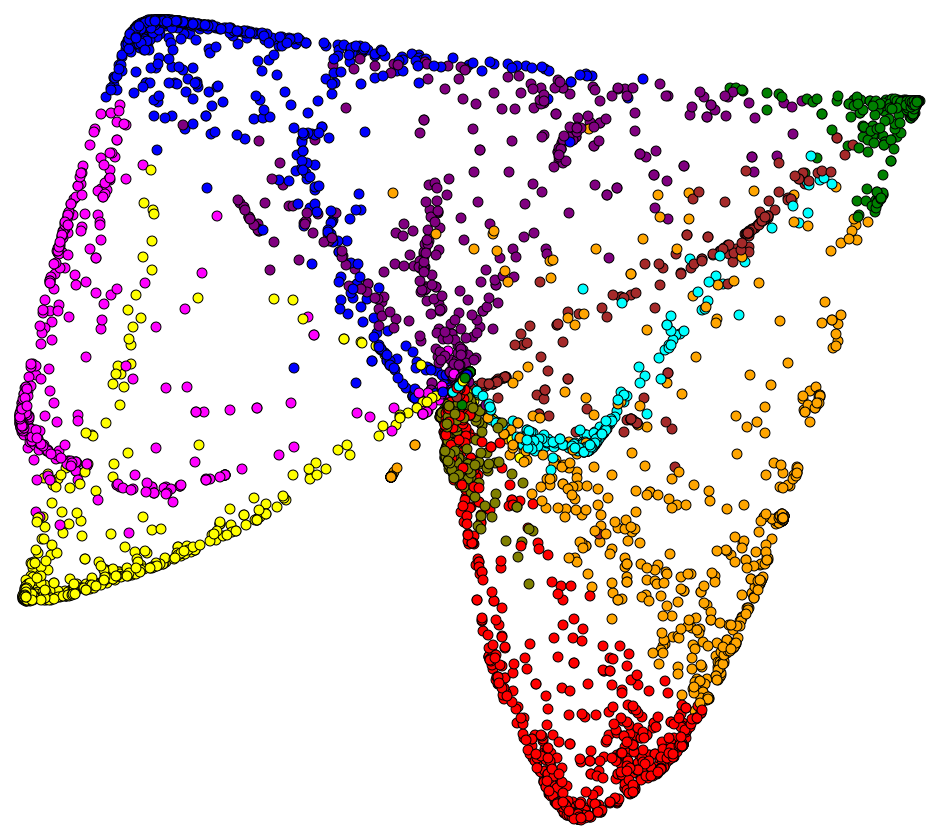
#> input picture LouvainSpectral.png, 940 x 840 px
$ jupyter execute --allow-errors tang_tourtois.ipynb   (shell and % lines are left out)
#> lines starting #> are read from the running program, lines starting #| are printed output that depends on the picture
# SD212: Graph mining

## Project

### Title: Clustering food items by nutrient similarity

### Students: Rémy Tang, Eliott Tourtois

The goal of this project is to learn how to extract useful information from graph data.

Your task is the following:
* build your own graph from real data
* specify the problem(s) you would like to solve
* provide a solution
* visualize the results

## Instructions

You can work in **teams of 2 or 3**.

Fill the following variable with the names of all students of this project separated by _:

[cell 1]
name = 'tang_tourtois'

You **must** use this name for the pickle file of your dataset and provide a link to this file:

[cell 2]
# url to your dataset, to be modified
# Please download the file manually and put it in the same directory as this notebook
url = 'https://drive.google.com/file/d/14AeVRsT5FPtfrefzVEcYg4k572DxN9dK/view?usp=sharing'

Check the notebook ``my_dataset`` to generate a pickle file in appropriate format (``Bunch`` object).

You must use the following name for your notebook:

[cell 3]
# name of your notebook
name + '.ipynb'

## Data

#### Import the data from the bunch object

[cell 4]
import pickle

#> (a cell that did not finish here is left out)

#> (a cell that did not finish here is left out)

#### Describe your data and how it has been collected (do not include the code used to extract data).

The dataset was collected from Kaggle. More specifically, the Kaggle dataset contains food nutrient availability for 7413 foods, pertaining to 1183 unique categories (e.g. cheese, egg, vegetable oil, etc.).

The Kaggle dataset itself was extracted from the U.S. Department of Agriculture, and contains the "most common" foods from the complete dataset. However, when exploring the data, we discovered that there were many uncommon items (for example Alaskan whale meat, which belongs in the `WHALE` category). We still chose to keep all foods to avoid doing unecessary work.

To build the adjacency matrix from this data, we first decided to select a few key nutrients to build a 'nutrient vector'. This allowed us to easily compare food in the space of the selected nutrients.

We also normalized all nutrients to make more relevant comparisons between nutrient quantities, as we did not search for their nominal values.

Then we chose to make links between two instances of food if the distance between their nutrient vector was smaller than a certain hand-tuned threshold.

A lot of iterations were necessary in order to tune the number of selected nutrients, as well as the distance threshold to get a satisfying result. This process was therefore very time-consuming as we did not find any other way to create relevant edges.

The selected nutrients are Vit. B12, Calcium, Iron, Zinc, Fiber, Vit. C, Beta-Caroteme. The threshold was tuned to that the number of edges be around $10^5$ to $10^6$, so that we respect the constraints imposed by the project rules while still keeping a good amount of edges.

The bunch object itself contains :

- `dataset.adjacency` : the adjacency matrix (as defined above)
- `dataset.node_feature` : the selected nutrients for the food
- `dataset.category` : the category of the food
- `dataset.description` : the specific name of the food

## Problem

#### Describe the problem you want to solve (be concise).

The goal of this project is to find how to compensate the most common nutrient deficiencies in vegetarian diets.

According to this scientific article [Nutrition concerns and health effects of vegetarian diets (Craig WJ 2010)](https://pubmed.ncbi.nlm.nih.gov/21139125/), the most common nutrient deficiencies in vegetarian diets involve "vitamin B12, vitamin D, ω-3 fatty acids, calcium, iron, and zinc".

On the contrary, such a diet provides plenty of fiber, vitamin C, and β-carotene (a precusor of vitamin A found in fruits and vegetables). Our dataset does not provide ω-3 fatty acids and calcium content of the food, so we will only study the other nutrients. Side note : vitamin D increases calcium absorption in the body, so it is not completely unrelated to calcium availability.

More specifically, we want to build food groups from nutritional information of common foods, based on their nutrient profile (for a few select nutrients). All the foods in a group should have a similar nutrient availability.
This way, we will try to identify fruits and vegetables (by their high fiber, vitamin C, and β-carotene content) that have either high vitamin B12, calcium, iron, zinc, or a combination of them.

## Solution

Describe your solution, including the code and a visualization of the results.

To solve our problem, we created clusters based on nutrient profiles from all the food in the dataset and the edges we have built from the raw data. Using different clustering methods, we can compare how they fare and examine how relevant their clusters are.

The clustering algorithms used in this project are :
- k-means
- Louvain

One caveat here is that our food is already labeled with categories. Therefore creating clusters that replicate data categories would be redundant. Instead, because we use nutrient profiles to make edges in our graph, we can uncover new links between food belonging to different categories.

### Building the clusters
#### Imports

[cell 7]
#Classic imports
import numpy as np
import matplotlib.pyplot as plt
import matplotlib.image as img
import seaborn as sns

#Sknetwork imports
from sknetwork.clustering import Louvain, modularity, KMeans
from sknetwork.visualization import svg_graph
from sknetwork.embedding import Spectral, SVD
from sknetwork.linalg import normalize

#Import to fix an error on Eliott's computer
import os
os.environ["KMP_DUPLICATE_LIB_OK"]="TRUE"

#To convert svg's into png's, (utility librairies)
from svglib.svglib import svg2rlg
from reportlab.graphics import renderPM

#### Prepare Embeddings

#> (a cell that did not finish here is left out)

#### Louvain

#> (a cell that did not finish here is left out)

#> (a cell that did not finish here is left out)

##### Visualization

#> (a cell that did not finish here is left out)

[cell 12]
sns.set_theme(style="white")
f,axs=plt.subplots(1,2,figsize=(25,15))
axs[0].imshow(img.imread("LouvainSpectral.png"))
axs[1].imshow(img.imread("LouvainSvd.png"))
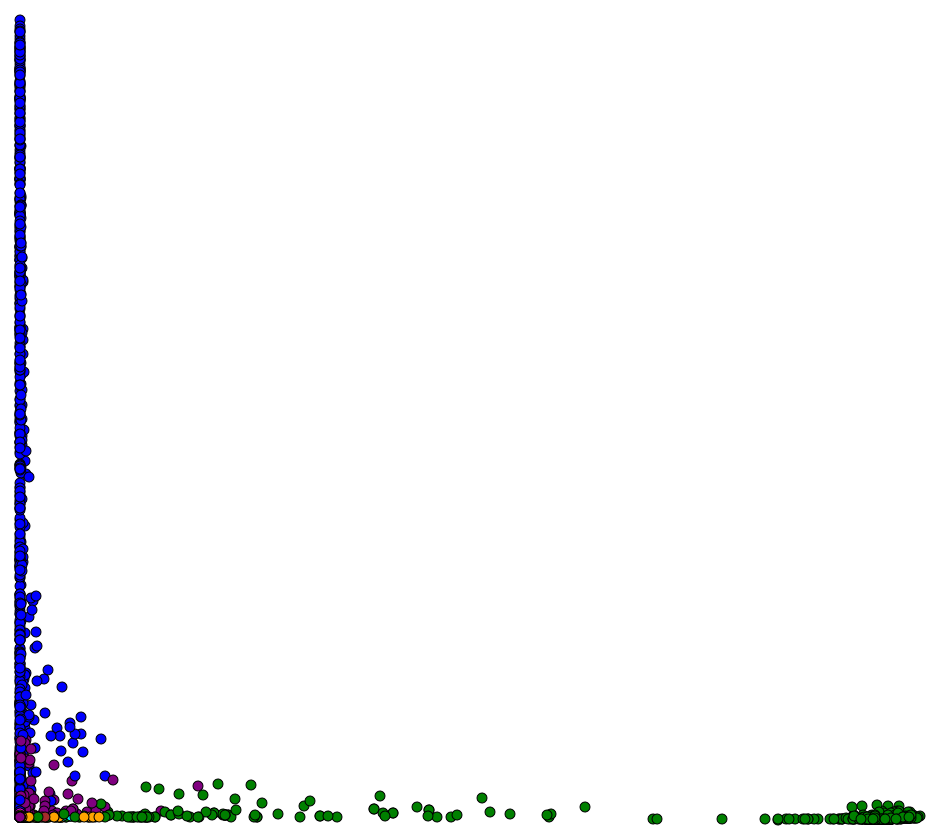
#> input picture LouvainSvd.png, 940 x 840 px
axs[0].set(yticklabels=[],xticklabels=[])
axs[1].set(yticklabels=[],xticklabels=[])
axs[0].set_title("Spectral Embedding\n", fontsize =15)
axs[1].set_title("SVD Embedding\n", fontsize =15)
#> (the rest of this cell did not finish here and is left out)

#### Kmeans

[cell 13]
np.random.seed(42)
#> (the rest of this cell did not finish here and is left out)

#> (a cell that did not finish here is left out)

##### Visualization

#> (a cell that did not finish here is left out)

[cell 16]
sns.set_theme(style="white")
f,axs=plt.subplots(1,2,figsize=(25,15))
axs[0].imshow(img.imread("KmeansSpectral.png"))
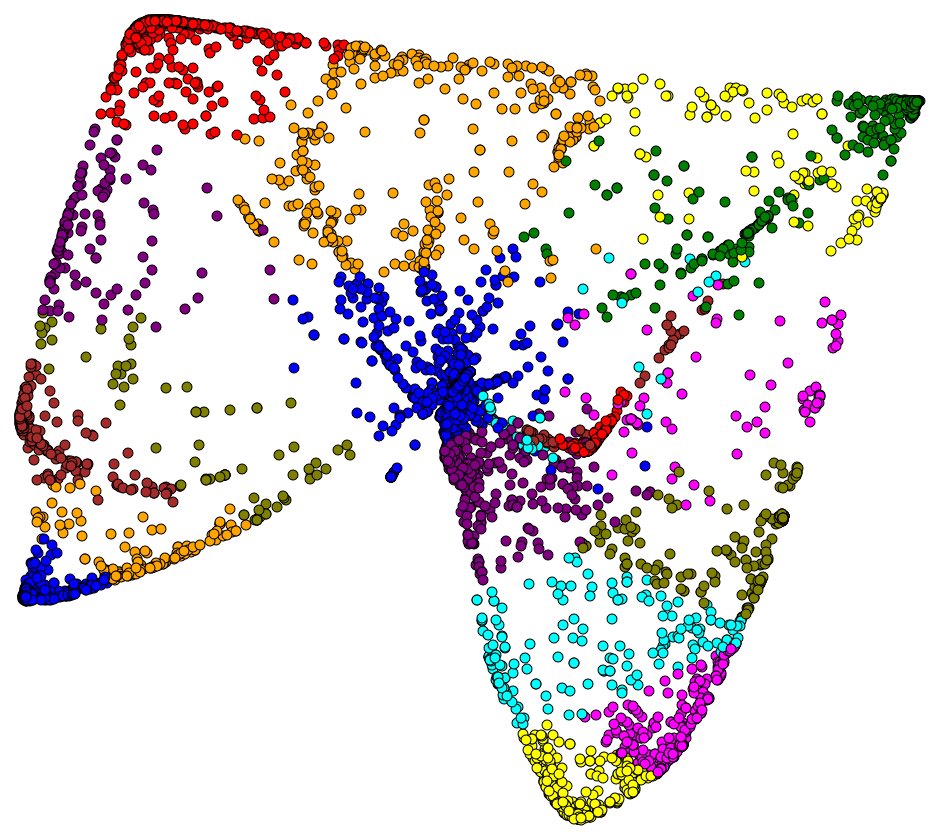
#> input picture KmeansSpectral.png, 940 x 840 px
axs[1].imshow(img.imread("KmeansSvd.png"))
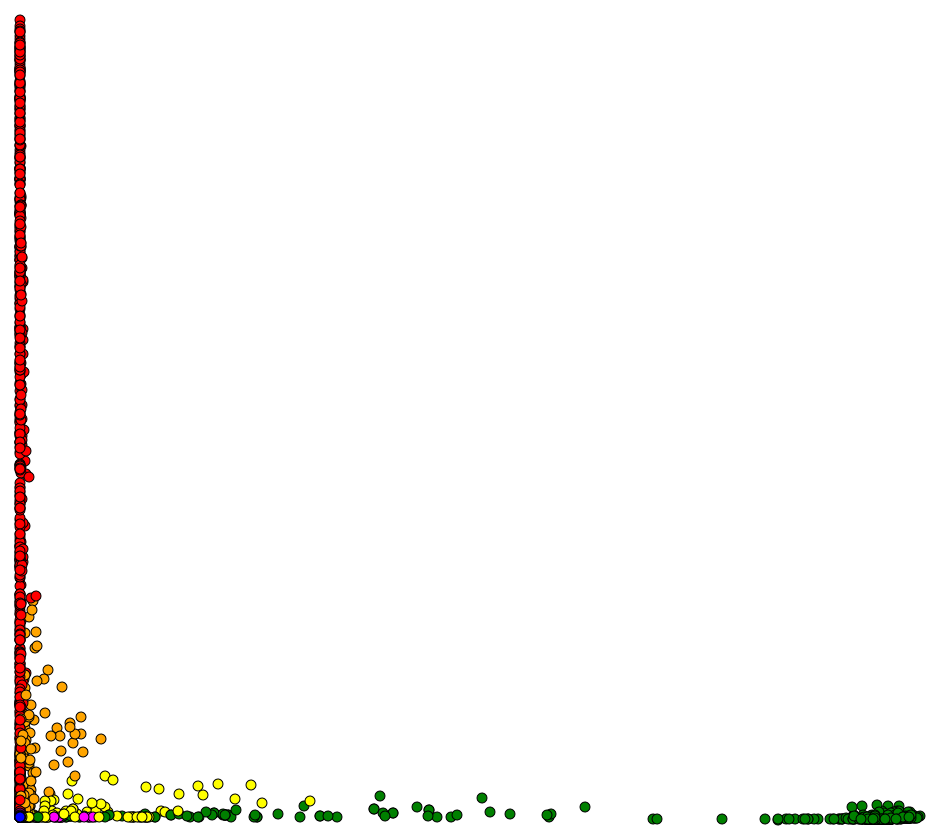
#> input picture KmeansSvd.png, 940 x 840 px
axs[0].set(yticklabels=[],xticklabels=[])
axs[1].set(yticklabels=[],xticklabels=[])
axs[0].set_title("Spectral Embedding\n", fontsize =15)
axs[1].set_title("SVD Embedding\n", fontsize =15)
#> (the rest of this cell did not finish here and is left out)

#### Aggregation

#> (a cell that did not finish here is left out)

[cell 18]
sns.set_theme(style="white")
f,axs=plt.subplots(1,2,figsize=(25,15))
axs[0].imshow(img.imread("LouvainAgg.png"))
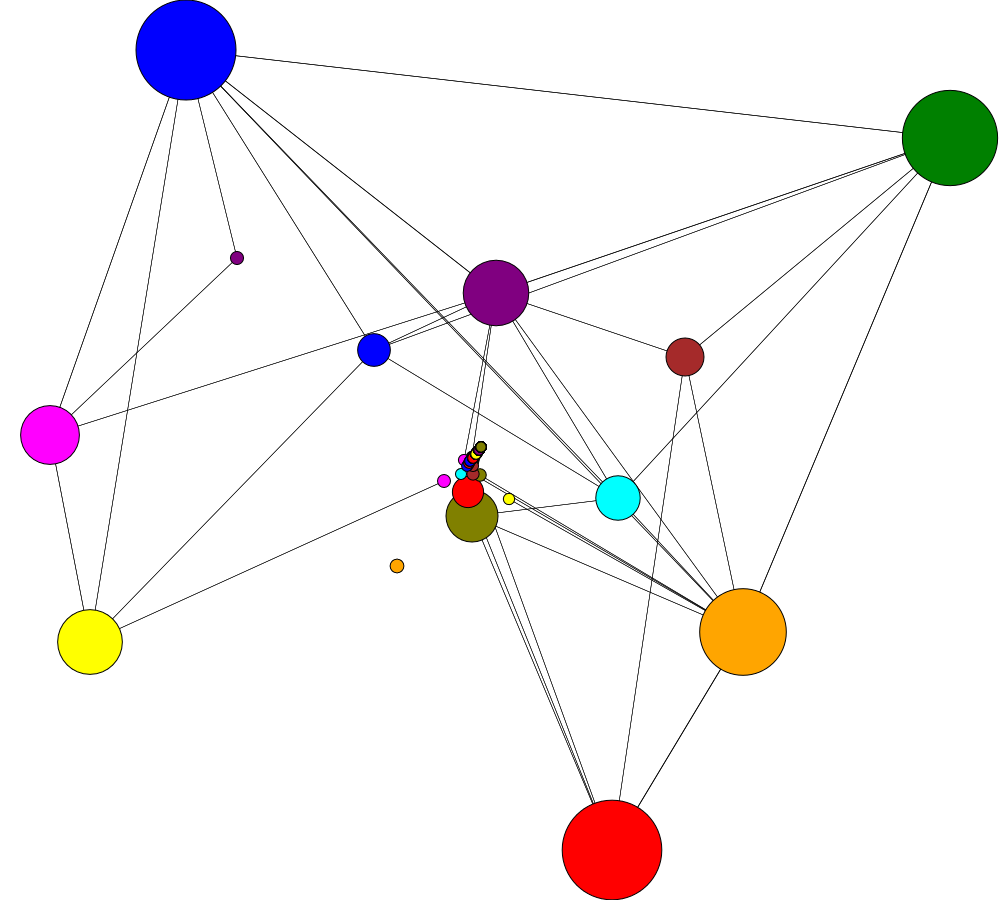
#> input picture LouvainAgg.png, 1000 x 900 px
axs[1].imshow(img.imread("KmeansAgg.png"))
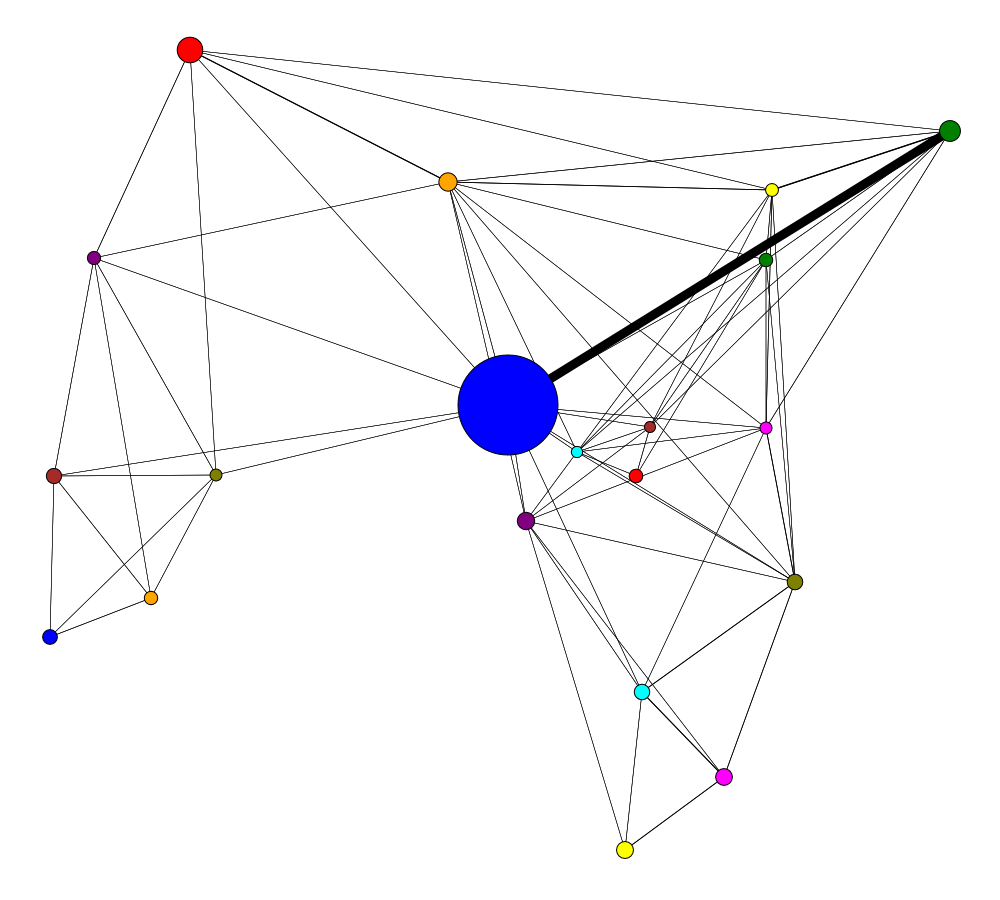
#> input picture KmeansAgg.png, 1000 x 900 px
axs[0].set(yticklabels=[],xticklabels=[])
axs[1].set(yticklabels=[],xticklabels=[])
axs[0].set_title("Louvain\n", fontsize =15)
axs[1].set_title("Kmeans\n", fontsize =15)
plt.suptitle("Aggregating clusters\nwith Spectral Embedding",y=0.88,fontsize=30)
plt.show()
